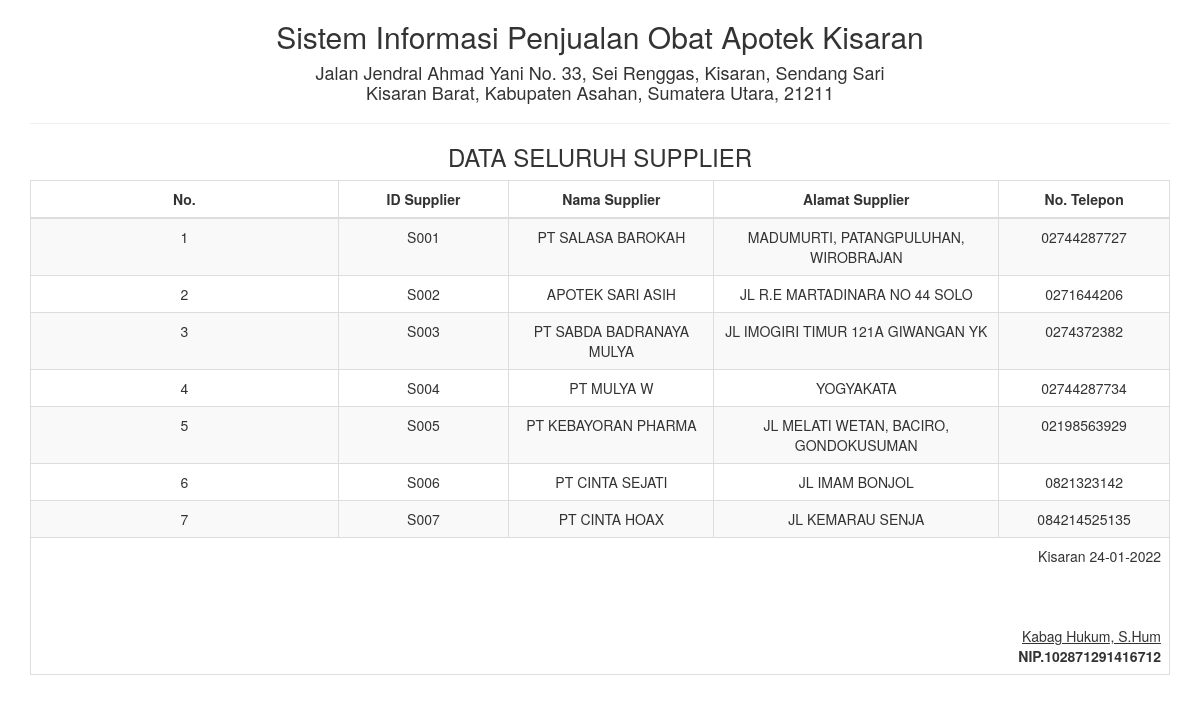
/report/laporan_supplier.php, run on the app's committed database.
### tables this page shows
CREATE TABLE `supplier` (
  `id_supplier` varchar(10) NOT NULL,
  `nama_supplier` varchar(50) NOT NULL,
  `alamat_supplier` varchar(200) NOT NULL,
  `telpon` varchar(12) NOT NULL
);

### report/laporan_supplier.php (the view, shortened to what this page needs)
<!DOCTYPE html>
<html>
    <head>
        <link href="../Assets/css/bootstrap.min.css" rel="stylesheet" type="text/css"/>
    </head>
    <body onload="print()">
        <div class="container">
            <div class='row'>
                <div class="col-sm-12">
                    <div class="text-center">
                        <h2>Sistem Informasi Penjualan Obat Apotek Kisaran </h2>
                        <h4>Jalan Jendral Ahmad Yani No. 33, Sei Renggas, Kisaran, Sendang Sari <br> Kisaran Barat, Kabupaten Asahan, Sumatera Utara, 21211</h4>
                        <hr>
                        <h3>DATA SELURUH SUPPLIER</h3>
                        <table class="table table-bordered table-striped table-hover">
                        <tbody>
                                <thead>
								<tr>
                                <th><center>No.</center></th><th width="15%"><center>ID Supplier</center></th><th width="18%"><center>Nama Supplier</center></th><th width="25%"><center>Alamat Supplier</center></th><th width="15%"><center>No. Telepon</center></th>
								</tr>
								</thead>
							<tbody>
                            <?php
                            $sql = "SELECT * FROM supplier";
                            $query = mysqli_query($koneksi, $sql) or die("SQL Anda Salah");
                            $nomor = 0;
                            while ($data = mysqli_fetch_array($query)) {
                                $nomor++;
                                ?>
                                <tr>
                                    <td><?= $nomor ?></td>
                                    <td><?= $data['id_supplier'] ?></td>
									<td><?= $data['nama_supplier'] ?></td>
                                    <td><?= $data['alamat_supplier'] ?></td>
                                    <td><?= $data['telpon'] ?></td>
                                </tr>
                            <?php } ?>
							</tbody>
                        </tbody>
                            <tfoot>
                                <tr>
                                    <td colspan="8" class="text-right">
                                        Kisaran  <?= date("d-m-Y") ?>
                                        <br><br><br><br>
                                        <u>Kabag Hukum, S.Hum<strong></u><br>
                                        NIP.102871291416712
									</td>
								</tr>
							</tfoot>
                        </table>
                    </div>
                </div>
            </div>
    </body>
</html>

### data on the page
supplier: id_supplier "S001", nama_supplier "PT SALASA BAROKAH", alamat_supplier "MADUMURTI, PATANGPULUHAN, WIROBRAJAN", telpon "02744287727"
supplier: id_supplier "S002", nama_supplier "APOTEK SARI ASIH", alamat_supplier "JL R.E MARTADINARA NO 44 SOLO", telpon "0271644206"
supplier: id_supplier "S003", nama_supplier "PT SABDA BADRANAYA MULYA", alamat_supplier "JL IMOGIRI TIMUR 121A GIWANGAN YK", telpon "0274372382"
supplier: id_supplier "S004", nama_supplier "PT MULYA W", alamat_supplier "YOGYAKATA", telpon "02744287734"
supplier: id_supplier "S005", nama_supplier "PT KEBAYORAN PHARMA", alamat_supplier "JL MELATI WETAN, BACIRO, GONDOKUSUMAN", telpon "02198563929"
supplier: id_supplier "S006", nama_supplier "PT CINTA SEJATI", alamat_supplier "JL IMAM BONJOL", telpon "0821323142"
supplier: id_supplier "S007", nama_supplier "PT CINTA HOAX", alamat_supplier "JL KEMARAU SENJA", telpon "084214525135"
